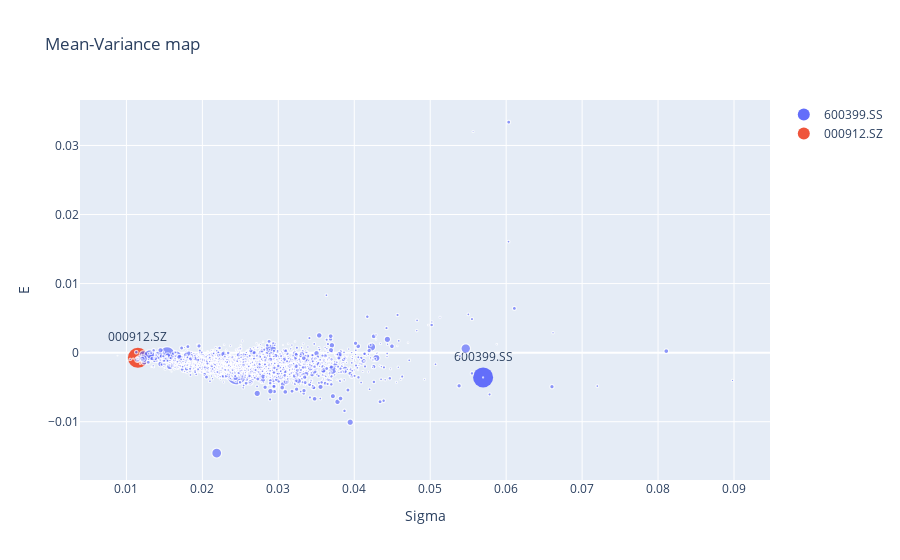

Here is the notebook cell this chart was saved with:
### Markdown cell above
**Комментарий**:
- заметим, что наилучшей метрикой VaR при уровне доверия 95% обладают активы *000912.SZ* и *600399.SS*. Отобразим их на карте активов:

### Code cell
fig = px.scatter(stocks_stat, x="Sigma", y="E", hover_data=["symbol"], title="Mean-Variance map", size="mean_vol")

best_VaR = ['000912.SZ', '600399.SS']

for symbol in best_VaR[::-1]:
    fig.add_trace(go.Scatter(
        x=[stocks_stat.loc[symbol].Sigma],
        y=[stocks_stat.loc[symbol].E],
        mode="markers+text",
        textposition="top center",
        name=symbol,
        text=symbol,
        marker=dict(
            size=20)
    ))

fig.data = (fig.data[1],fig.data[2],fig.data[0])
fig.show()

### Figure 1 — Plotly figure (JSON) as saved in the notebook; plotly's stock layout.template omitted (floating-point values rounded to 4 significant figures; data arrays with more than 128 entries replaced by an {"elided": "..."} marker saying what was removed)
{"data": [{"marker": {"size": 20}, "mode": "markers+text", "name": "600399.SS", "text": "600399.SS", "textposition": "top center", "type": "scatter", "x": [0.05697], "y": [-0.003587]}, {"marker": {"size": 20}, "mode": "markers+text", "name": "000912.SZ", "text": "000912.SZ", "textposition": "top center", "type": "scatter", "x": [0.01151], "y": [-0.0007548]}, {"customdata": {"elided": "2387x1 str values"}, "hoverlabel": {"namelength": 0}, "hovertemplate": "Sigma=%{x}<br>E=%{y}<br>mean_vol=%{marker.size}<br>symbol=%{customdata[0]}", "legendgroup": "", "marker": {"color": "#636efa", "size": {"elided": "2387 float values"}, "sizemode": "area", "sizeref": 1332000.0, "symbol": "circle"}, "mode": "markers", "name": "", "showlegend": false, "type": "scattergl", "x": {"elided": "2387 float values"}, "xaxis": "x", "y": {"elided": "2387 float values"}, "yaxis": "y"}], "layout": {"legend": {"itemsizing": "constant", "tracegroupgap": 0}, "title": {"text": "Mean-Variance map"}, "xaxis": {"anchor": "y", "domain": [0, 1], "title": {"text": "Sigma"}}, "yaxis": {"anchor": "x", "domain": [0, 1], "title": {"text": "E"}}}}
